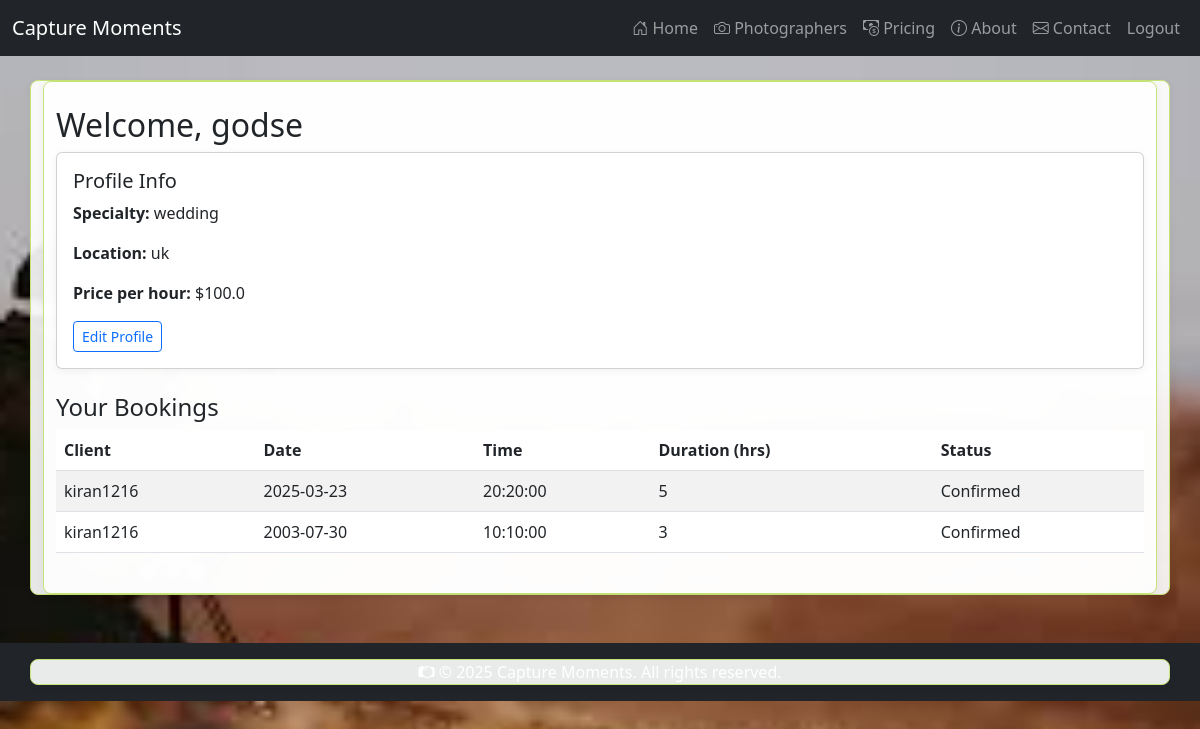
The page /dashboard/photographer (signed in) on the database its author committed.
### app.py (models this page shows, shortened)
class Photographer(db.Model):
    id = db.Column(db.Integer, primary_key=True)
    user_id = db.Column(db.Integer, db.ForeignKey('user.id'), nullable=False)
    name = db.Column(db.String(120), nullable=False)
    bio = db.Column(db.Text)
    specialty = db.Column(db.String(120))
    price_per_hour = db.Column(db.Float, nullable=False)
    location = db.Column(db.String(120))
    bookings = db.relationship('Booking', backref='photographer', lazy=True)
    reviews = db.relationship('Review', backref='photographer', lazy=True)
    profile_image = db.Column(db.String(256), nullable=True)

class Booking(db.Model):
    id = db.Column(db.Integer, primary_key=True)
    user_id = db.Column(db.Integer, db.ForeignKey('user.id'), nullable=False)
    photographer_id = db.Column(db.Integer, db.ForeignKey('photographer.id'), nullable=False)
    date = db.Column(db.Date, nullable=False)
    time = db.Column(db.Time, nullable=False)
    duration = db.Column(db.Integer, nullable=False)  # in hours
    status = db.Column(db.String(50), default='pending')
    created_at = db.Column(db.DateTime, default=datetime.utcnow)

class User(db.Model):
    id = db.Column(db.Integer, primary_key=True)
    username = db.Column(db.String(80), unique=True, nullable=False)
    email = db.Column(db.String(120), unique=True, nullable=False)
    password_hash = db.Column(db.String(128), nullable=False)
    is_photographer = db.Column(db.Boolean, default=False)
    bookings = db.relationship('Booking', backref='user', lazy=True)
    reviews = db.relationship('Review', backref='user', lazy=True)

### app.py (the view)
@app.route('/dashboard/photographer')
@login_required(role='photographer')
def photographer_dashboard():
    photographer = Photographer.query.filter_by(user_id=session['user_id']).first()
    bookings = Booking.query.filter_by(photographer_id=photographer.id).all() if photographer else []
    return render_template('photographer_dashboard.html', photographer=photographer, bookings=bookings)

### app.py (called while the page is built)
def login_required(role=None):
    def decorator(f):
        @wraps(f)
        def decorated_function(*args, **kwargs):
            if 'user_id' not in session:
                flash('Please log in to access this page.', 'warning')
                return redirect(url_for('login'))
            if role:
                if role == 'photographer' and not session.get('is_photographer'):
                    flash('Access denied.', 'danger')
                    return redirect(url_for('home'))
                if role == 'client' and session.get('is_photographer'):
                    flash('Access denied.', 'danger')
                    return redirect(url_for('home'))
            return f(*args, **kwargs)
        return decorated_function
    return decorator

@app.context_processor
def inject_current_year():
    from datetime import datetime
    return {'current_year': datetime.now().year}

### templates/photographer_dashboard.html (shortened to what this page needs)
{% extends 'base.html' %}
{% block content %}
<div class="container py-4">
    <h2>Welcome, {{ photographer.name }}</h2>
    <div class="card mb-4">
        <div class="card-body">
            <h5 class="card-title">Profile Info</h5>
            <p><strong>Specialty:</strong> {{ photographer.specialty or 'Not set' }}</p>
            <p><strong>Location:</strong> {{ photographer.location or 'Not set' }}</p>
            <p><strong>Price per hour:</strong> ${{ photographer.price_per_hour }}</p>
            <a href="{{ url_for('edit_profile') }}" class="btn btn-outline-primary btn-sm">Edit Profile</a>
        </div>
    </div>
    <h4>Your Bookings</h4>
    {% if bookings %}
    <div class="table-responsive">
        <table class="table table-striped">
            <thead>
                <tr>
                    <th>Client</th>
                    <th>Date</th>
                    <th>Time</th>
                    <th>Duration (hrs)</th>
                    <th>Status</th>
                </tr>
            </thead>
            <tbody>
                {% for booking in bookings %}
                <tr>
                    <td>{{ booking.user.username }}</td>
                    <td>{{ booking.date }}</td>
                    <td>{{ booking.time }}</td>
                    <td>{{ booking.duration }}</td>
                    <td>
                        {{ booking.status|capitalize }}
                    </td>
                </tr>
                {% endfor %}
            </tbody>
        </table>
    </div>
    {% else %}
    <p>No bookings yet.</p>
    {% endif %}
</div>
{% endblock %}

### static/css/styles.css (style rules this page uses)
:root { --primary: #bfff00; --primary-dark: #4b5e06; --secondary: #f3f3f3; --accent: #d4ff37; --text: #222; --text-light: #f3f3f3; --card-bg: rgba(255,255,255,0.90); --card-border: #c6e377; --danger: #e74c3c; --success: #27ae60; --warning: #f39c12; }
body { background-image: url('../img/background.jpg'); background-size: cover; background-repeat: no-repeat; background-attachment: fixed; background-position: center; color: var(--text); min-height: 100vh; }
.card, .container, .form-box { background: var(--card-bg); border: 1px solid var(--card-border); border-radius: 8px; box-shadow: 0 2px 8px rgba(0,0,0,0.05); }
.btn, button, input[type="submit"] { background: var(--primary); color: var(--text-light); border: none; border-radius: 4px; padding: 0.5em 1.2em; cursor: pointer; transition: background 0.2s; }
a { color: var(--primary); text-decoration: none; }

### rows shown on the page
Photographer: name "godse", specialty "wedding", location "uk", price_per_hour "100.0"
Booking: user.username "kiran1216", date "2025-03-23", time "20:20:00", duration "5", status "Confirmed"
Booking: user.username "kiran1216", date "2003-07-30", time "10:10:00", duration "3", status "Confirmed"
